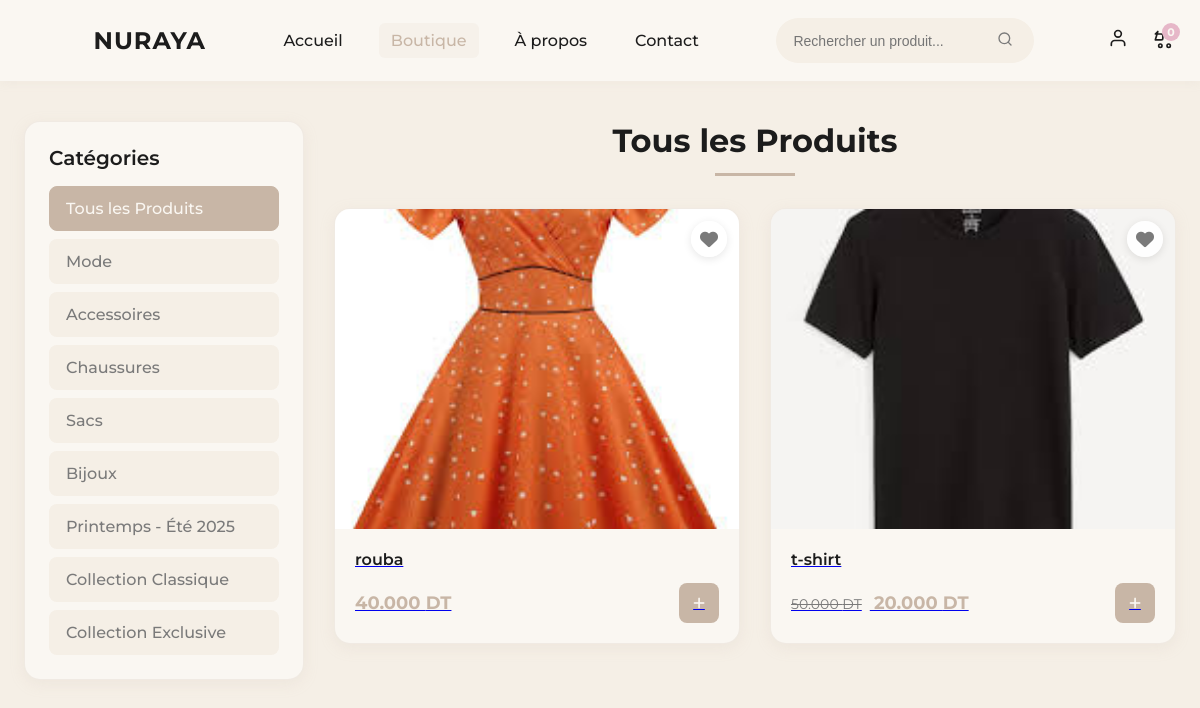
The page /shop.php on the database its author committed.
### tables this page shows
CREATE TABLE `categories` (
  `category_id` int(11) NOT NULL,
  `name` varchar(100) NOT NULL,
  `slug` varchar(100) NOT NULL,
  `description` text DEFAULT NULL,
  `image_url` varchar(255) DEFAULT NULL,
  `is_active` tinyint(1) NOT NULL DEFAULT 1,
  `sort_order` int(11) NOT NULL DEFAULT 0,
  `created_at` timestamp NOT NULL DEFAULT current_timestamp(),
  `updated_at` timestamp NOT NULL DEFAULT current_timestamp() ON UPDATE current_timestamp()
);

CREATE TABLE `products` (
  `product_id` int(11) NOT NULL,
  `name` varchar(200) NOT NULL,
  `slug` varchar(200) NOT NULL,
  `description` text DEFAULT NULL,
  `short_description` varchar(500) DEFAULT NULL,
  `price` decimal(10,2) NOT NULL,
  `compare_price` decimal(10,2) DEFAULT NULL,
  `cost_price` decimal(10,2) DEFAULT NULL,
  `sku` varchar(100) DEFAULT NULL,
  `stock_quantity` int(11) NOT NULL DEFAULT 0,
  `min_stock_level` int(11) DEFAULT 5,
  `category_id` int(11) NOT NULL,
  `image_url` varchar(255) NOT NULL,
  `additional_images` longtext DEFAULT NULL CHECK (json_valid(`additional_images`)),
  `is_featured` tinyint(1) DEFAULT 0,
  `is_active` tinyint(1) DEFAULT 1,
  `weight` decimal(8,2) DEFAULT NULL,
  `dimensions` varchar(100) DEFAULT NULL,
  `tags` varchar(500) DEFAULT NULL,
  `meta_title` varchar(200) DEFAULT NULL,
  `meta_description` varchar(300) DEFAULT NULL,
  `view_count` int(11) DEFAULT 0,
  `created_at` timestamp NOT NULL DEFAULT current_timestamp(),
  `updated_at` timestamp NOT NULL DEFAULT current_timestamp() ON UPDATE current_timestamp()
);

### includes/functions.php (called while the page is built, shortened)
<?php
function get_image_url($path, $placeholder_text = 'Image')
{
    if (strpos($path, 'uploads/') === 0) {
        return $path;
    }
    return 'uploads/' . $path;
}
?>

### shop.php (the view, shortened to what this page needs)
<?php
include 'includes/functions.php';
$category_slug = isset($_GET['category']) ? $_GET['category'] : '';
$page = isset($_GET['page']) ? (int) $_GET['page'] : 1;
$limit = 12;
$offset = ($page - 1) * $limit;
$where_conditions = ["p.is_active = 1"];
if (!empty($category_slug)) {
    $category_slug = mysqli_real_escape_string($cnx, $category_slug);
    $where_conditions[] = "c.slug = '$category_slug'";
    $category_name_query = "SELECT name FROM categories WHERE slug = '$category_slug' LIMIT 1";
    $category_result = mysqli_query($cnx, $category_name_query);
    $category_data = mysqli_fetch_assoc($category_result);
    $category_name = $category_data ? $category_data['name'] : 'Collection';
} else {
    $category_name = "Tous les Produits";
}
$where_clause = "WHERE " . implode(" AND ", $where_conditions);
$user_id = isset($_SESSION['user_id']) ? (int)$_SESSION['user_id'] : 0;
$wishlist_select = $user_id > 0 ? ", (SELECT COUNT(*) FROM wishlist w WHERE w.product_id = p.product_id AND w.user_id = $user_id) as is_in_wishlist" : ", 0 as is_in_wishlist";
$query = "SELECT p.*, c.name as category_name, c.slug as category_slug $wishlist_select
            FROM products p
            LEFT JOIN categories c ON p.category_id = c.category_id
            $where_clause
            ORDER BY p.created_at DESC
            LIMIT $limit OFFSET $offset";
$result = mysqli_query($cnx, $query);
$categories_query = "SELECT * FROM categories WHERE is_active = 1 ORDER BY sort_order";
$categories_result = mysqli_query($cnx, $categories_query);
$i = 0;
?>
<!DOCTYPE html>
<html lang="fr">
<head>
    <link rel="stylesheet" href="https://cdnjs.cloudflare.com/ajax/libs/font-awesome/6.4.0/css/all.min.css">
</head>
<body>
    <header>
        <?php include 'templates/navbar_updated.php'; ?>
    <section class="featured-products">
        <div class="categories-filter">
            <h3>Catégories</h3>
            <div class="filter-list">
                <a href="shop.php" class="filter-item <?php echo empty($category_slug) ? 'active' : ''; ?>">
                    Tous les Produits
                </a>
                <?php while ($cat = mysqli_fetch_assoc($categories_result)): ?>
                <a href="shop.php?category=<?php echo $cat['slug']; ?>"
                    class="filter-item <?php echo $category_slug === $cat['slug'] ? 'active' : ''; ?>">
                    <?php echo htmlspecialchars($cat['name']); ?>
                </a>
                <?php endwhile; ?>
            </div>
        </div>
        <div class="products-section">
            <h2 class="section-title"><?php echo htmlspecialchars($category_name); ?></h2>
            <div class="products">
                <?php if (mysqli_num_rows($result) > 0): ?>
                <?php while ($t = mysqli_fetch_assoc($result)):
                        $i++;
                        ?>
                <a href="product.php?id=<?php echo $t['product_id']; ?>" class="product-card">
                    <button class="wishlist-btn <?php echo (isset($t['is_in_wishlist']) && $t['is_in_wishlist'] > 0) ? 'active' : ''; ?>"
                            onclick="toggleShopWishlist(event, <?php echo $t['product_id']; ?>)">
                        <i class="fas fa-heart"></i>
                    </button>
                    <div class="product-image">
                        <img src="<?php echo get_image_url($t['image_url'], 'Produit'); ?>"
                            alt="<?php echo htmlspecialchars($t['name']); ?>" loading="lazy"
                            style="width:100%;height:100%;object-fit:cover;">
                    </div>
                    <div class="product-info">
                        <h3 class="product-title"><?php echo htmlspecialchars($t['name']); ?></h3>
                        <div class="product-price">
                            <div>
                                <?php if ($t['compare_price'] && $t['compare_price'] > $t['price']): ?>
                                <span class="compare-price"><?php echo number_format($t['compare_price'], 3); ?>
                                    DT</span>
                                <?php endif; ?>
                                <span class="current-price"><?php echo number_format($t['price'], 3); ?> DT</span>
                            </div>
                            <button class="add-to-cart" data-product-id="<?php echo $t['product_id']; ?>"
                                data-id="<?php echo $i; ?>" data-name="<?php echo $t['name']; ?>"
                                data-price="<?php echo $t['price']; ?>" data-image="<?php echo $t['image_url']; ?>">
                                <i class="fas fa-plus"></i>
                            </button>
                        </div>
                    </div>
                </a>
                <?php endwhile; ?>
                <?php else: ?>
                <p style="text-align: center; color: var(--text-gray); grid-column: 1/-1; padding: 40px;">
                    Aucun produit trouvé dans cette catégorie.
                </p>
                <?php endif; ?>
            </div>
        </div>
    </section>
</body>
</html>

### templates/navbar_updated.php (shortened to what this page needs)
<?php
$base_path = '';
$assets_path = 'assets/';
?>
<link rel="stylesheet" href="<?php echo $assets_path; ?>css/toast.css">
<header>
    <nav class="navbar">
        <a class="logo" href="<?php echo $base_path; ?>index.php">NURAYA</a>
        <div class="nav-links">
            <a href="<?php echo $base_path; ?>index.php"
                class="<?php echo (strpos($_SERVER['REQUEST_URI'], '/index.php') !== false || strpos($_SERVER['REQUEST_URI'], '/nurayapro/') !== false && strpos($_SERVER['REQUEST_URI'], '.php') === false) ? 'active' : ''; ?>">Accueil</a>
            <a href="<?php echo $base_path; ?>shop.php"
                class="<?php echo strpos($_SERVER['REQUEST_URI'], 'shop.php') !== false ? 'active' : ''; ?>">Boutique</a>
            <a href="<?php echo $base_path; ?>about_new.php"
                class="<?php echo strpos($_SERVER['REQUEST_URI'], 'about_new.php') !== false ? 'active' : ''; ?>">À
                propos</a>
            <a href="<?php echo $base_path; ?>contact_us.php"
                class="<?php echo strpos($_SERVER['REQUEST_URI'], 'contact_us.php') !== false ? 'active' : ''; ?>">Contact</a>
        </div>
        <div class="search-container">
            <input type="text" class="search-input" id="searchInput" placeholder="Rechercher un produit...">
            <button class="search-btn" onclick="performSearch()">
                <svg width="16" height="16" viewBox="0 0 24 24" fill="none" stroke="currentColor" stroke-width="2"
                    stroke-linecap="round" stroke-linejoin="round">
                    <circle cx="11" cy="11" r="8"></circle>
                    <line x1="21" y1="21" x2="16.65" y2="16.65"></line>
                </svg>
            </button>
        </div>
        <div class="nav-right">
            <div class="user-menu">
                <?php if (isset($_SESSION['user_id'])): ?>
                    <button class="user-btn" onclick="toggleUserMenu()">
                        <svg width="20" height="20" viewBox="0 0 24 24" fill="none" stroke="currentColor" stroke-width="2"
                            stroke-linecap="round" stroke-linejoin="round">
                            <path d="M20 21v-2a4 4 0 0 0-4-4H8a4 4 0 0 0-4 4v2"></path>
                            <circle cx="12" cy="7" r="4"></circle>
                        </svg>
                    </button>
                    <div class="user-dropdown" id="userDropdown">
                        <a href="<?php echo $base_path; ?>account.php">
                            <i class="fas fa-user"></i>
                            Mon Compte
                        </a>
                        <a href="<?php echo $base_path; ?>wishlist.php">
                            <i class="fas fa-heart"></i>
                            Mes Favoris
                        </a>
                        <?php if (isset($_SESSION['user_role']) && $_SESSION['user_role'] === 'admin'): ?>
                        <a href="<?php echo $base_path; ?>admin/index.php">
                            <i class="fas fa-user-shield"></i>
                            Admin Panel
                        </a>
                        <?php endif; ?>
                        <a href="<?php echo $base_path; ?>orders.php">
                            <i class="fas fa-shopping-bag"></i>
                            Mes Commandes
                        </a>
                        <a href="<?php echo $base_path; ?>api/auth.php?action=logout">
                            <i class="fas fa-sign-out-alt"></i>
                            Déconnexion
                        </a>
                    </div>
                <?php else: ?>
                    <a href="<?php echo $base_path; ?>login.php" class="user-btn" title="Connexion">
                        <svg width="20" height="20" viewBox="0 0 24 24" fill="none" stroke="currentColor" stroke-width="2"
                            stroke-linecap="round" stroke-linejoin="round">
                            <path d="M20 21v-2a4 4 0 0 0-4-4H8a4 4 0 0 0-4 4v2"></path>
                            <circle cx="12" cy="7" r="4"></circle>
                        </svg>
                    </a>
                <?php endif; ?>
            </div>
            <div class="cart-icon" onclick="window.location.href='<?php echo $base_path; ?>cart.php'">
                <svg width="20" height="20" viewBox="0 0 24 24" fill="none" stroke="currentColor" stroke-width="2"
                    stroke-linecap="round" stroke-linejoin="round">
                    <circle cx="10" cy="20" r="2"></circle>
                    <circle cx="20" cy="20" r="2"></circle>
                    <path d="M4 13h7a2 2 0 0 0 2-2V8a2 2 0 0 0-2-2H4l3-3z"></path>
                </svg>
                <div class="cart-count" id="cartCount">0</div>
            </div>
        </div>
    </nav>
</header>
</header>

### shop.php (style rules this page uses)
:root { --bg-light: #F5EFE6; --bg-white: #FAF7F2; --beige-dark: #C8B6A6; --text-dark: #1C1C1C; --text-gray: #7A7A7A; --accent-pink: #E6B7C8; }
* { box-sizing: border-box; margin: 0; padding: 0 }
body { font-family: 'Montserrat', sans-serif; background: var(--bg-light); color: var(--text-dark) }
.featured-products { max-width: 1200px; margin: 40px auto; padding: 0 24px; display: flex; gap: 30px }
.categories-filter { background: var(--bg-white); border-radius: 16px; padding: 24px; box-shadow: 0 4px 15px rgba(200, 182, 166, 0.15); border: 1px solid rgba(200, 182, 166, 0.2); width: 280px; flex-shrink: 0 }
.categories-filter h3 { font-size: 20px; color: var(--text-dark); margin-bottom: 16px; font-weight: 600 }
.filter-list { display: flex; flex-direction: column; gap: 8px }
.filter-item { background: var(--bg-light); color: var(--text-gray); padding: 12px 16px; border-radius: 8px; text-decoration: none; font-weight: 500; transition: all 0.3s ease; border: 1px solid transparent; display: block }
.filter-item.active { background: var(--beige-dark); color: var(--bg-white); border-color: var(--beige-dark) }
.products-section { flex: 1 }
.section-title { font-size: 32px; margin-bottom: 32px; color: var(--text-dark); font-weight: 700; text-align: center; position: relative; padding-bottom: 16px }
.section-title::after { content: ''; position: absolute; bottom: 0; left: 50%; transform: translateX(-50%); width: 80px; height: 3px; background: var(--beige-dark) }
.products { display: grid; grid-template-columns: repeat(auto-fill, minmax(280px, 1fr)); gap: 30px }
.product-card { background: var(--bg-white); border-radius: 16px; overflow: hidden; box-shadow: 0 4px 15px rgba(200, 182, 166, 0.15); transition: transform 0.3s, box-shadow 0.3s; cursor: pointer; border: 1px solid rgba(200, 182, 166, 0.2); position: relative; }
.wishlist-btn { position: absolute; top: 12px; right: 12px; background: rgba(255, 255, 255, 0.95); border: none; border-radius: 50%; width: 36px; height: 36px; display: flex; align-items: center; justify-content: center; cursor: pointer; color: var(--text-gray); transition: all 0.3s ease; z-index: 10; box-shadow: 0 2px 8px rgba(0,0,0,0.1); }
.wishlist-btn i { font-size: 18px; }
.product-image { width: 100%; height: 320px; object-fit: cover; display: block; background: var(--bg-light) }
.product-info { padding: 20px }
.product-title { font-weight: 600; color: var(--text-dark); margin-bottom: 12px; font-size: 16px; line-height: 1.4 }
.product-price { display: flex; justify-content: space-between; align-items: center; gap: 8px }
.current-price { color: var(--beige-dark); font-weight: 700; font-size: 18px }
.compare-price { text-decoration: line-through; color: var(--text-gray); font-size: 14px; margin-right: 8px; font-weight: 400 }
.add-to-cart { background: var(--beige-dark); color: var(--bg-white); border: none; width: 40px; height: 40px; border-radius: 8px; cursor: pointer; display: flex; align-items: center; justify-content: center; transition: all 0.3s }

### rows shown on the page
categories: name "Mode"
categories: name "Accessoires"
categories: name "Chaussures"
categories: name "Sacs"
categories: name "Bijoux"
categories: name "Printemps - Été 2025"
categories: name "Collection Classique"
categories: name "Collection Exclusive"
products: image_url (picture), name "rouba", price "40.000"
products: image_url (picture), name "t-shirt", compare_price "50.000", price "20.000"

### other values the page prints
$category_name "Tous les Produits"
